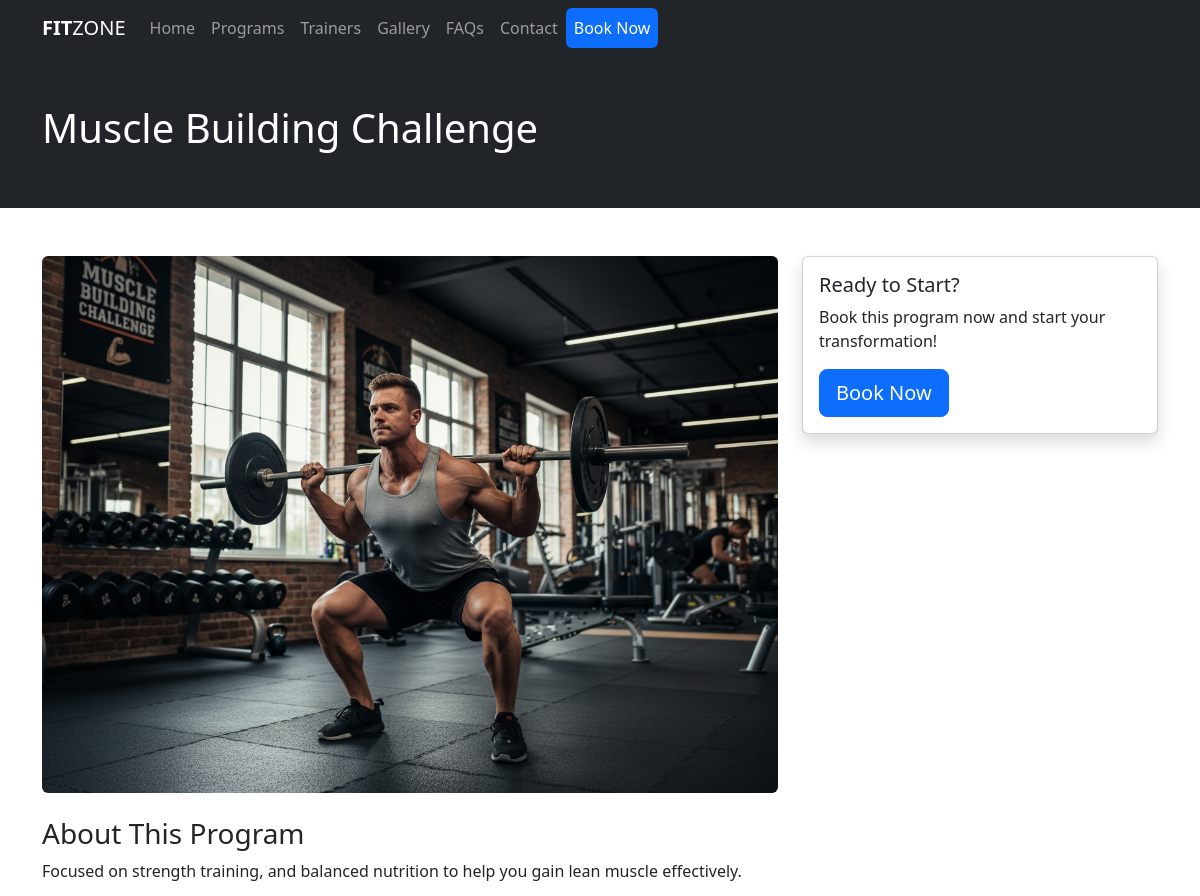
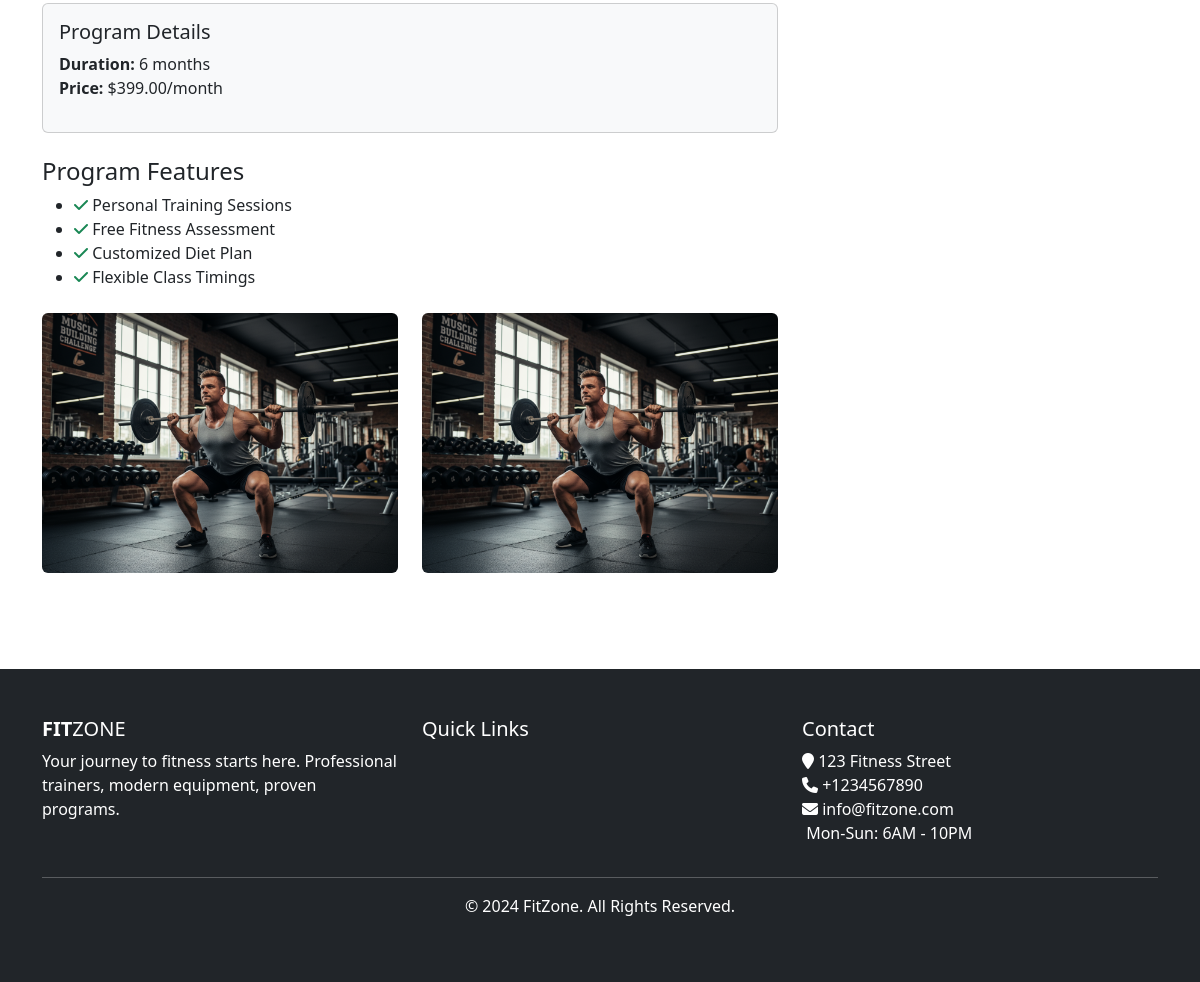
Page /programs/4/ on the committed database (2 pictures, top to bottom).
### gym/models.py (models this page shows, shortened)
class Program(models.Model):
    title = models.CharField(max_length=120)
    description = models.TextField()
    features = models.ManyToManyField('Feature',blank=True)
    thumbnail = models.ImageField(upload_to='programs/')
    cover = models.ImageField(upload_to='programs/')
    image1 = models.ImageField(upload_to='programs/', blank = True , null = True)
    image2 = models.ImageField(upload_to='programs/', blank = True , null = True)
    duration = models.CharField(max_length=50, help_text="e.g., 3 months, 6 weeks")
    price = models.DecimalField(max_digits=8, decimal_places=2, null = True,blank = True)

class Feature(models.Model):
    title = models.CharField(max_length=120)

### gym/views.py (the view)
# urls.py: path('programs/<int:pk>/',views.ProgramDetailsView.as_view(),name='program_details'),
class ProgramDetailsView(DetailView):
    template_name = 'gym/program_details.html'
    queryset = Program.objects.all()
    context_object_name = 'program_details'

### gym/context_processors.py (called while the page is built)
def footer_content(request):
    programs = Program.objects.all()[:4]
    trainers = Trainer.objects.all()[:4]
    context = {
        'footer_programs': programs,
        'footer_trainers': trainers
    }
    return context

### templates/gym/program_details.html
{% extends "base.html" %}
{% load static %}
{% block maincontent%}
<div class="inner-banner bg-dark text-white py-5">
    <div class="container">
        <h1>{{ program_details.title }}</h1>
    </div>
</div>
<div class="main-content py-5">
    <div class="container">
        <div class="row">
            <div class="col-md-8">
                <img src="{{ object.cover.url }}" class="img-fluid rounded mb-4" alt="{{ object.title }}">
                <h3>About This Program</h3>
                <p>{{ object.description }}</p>
                <div class="card bg-light mb-4">
                    <div class="card-body">
                        <h5>Program Details</h5>
                        <ul class="list-unstyled">
                            <li><strong>Duration:</strong> {{ object.duration }}</li>
                            {% if object.price %}
                            <li><strong>Price:</strong> ${{ object.price }}/month</li>
                            {% endif %}
                        </ul>
                    </div>
                </div>
                <h4>Program Features</h4>
                <ul>
                    {% for feature in object.features.all %}
                    <li><i class="fa fa-check text-success"></i> {{ feature.title }}</li>
                    {% endfor %}
                </ul>
                {% if object.image1 or object.image2 %}
                <div class="row mt-4">
                    {% if object.image1 %}
                    <div class="col-md-6">
                        <img src="{{ object.image1.url }}" class="img-fluid rounded" alt="Program image">
                    </div>
                    {% endif %}
                    {% if object.image2 %}
                    <div class="col-md-6">
                        <img src="{{ object.image2.url }}" class="img-fluid rounded" alt="Program image">
                    </div>
                    {% endif %}
                </div>
                {% endif %}
            </div>
            <div class="col-md-4">
                <div class="card shadow">
                    <div class="card-body">
                        <h5>Ready to Start?</h5>
                        <p>Book this program now and start your transformation!</p>
                        <a href="{% url "Booking:booking" %}" class="btn btn-primary btn-block btn-lg">Book Now</a>
                    </div>
                </div>
            </div>
        </div>
    </div>
</div>
{% endblock %}

### templates/base.html (shortened to what this page needs)
{% load static %}
<!DOCTYPE html>
<html lang="en">
<head>
    {% include 'partials/_css.html' %}
</head>
<body>
    <div class="wrapper">
        {% include "partials/_header.html" %}
        {% block maincontent %}
        {% endblock %}
        {% include "partials/_footer.html" %}
    </div>
</body>
</html>

### templates/partials/_css.html (shortened to what this page needs)
{% load static %}
<link href="https://cdn.jsdelivr.net/npm/bootstrap@5.3.3/dist/css/bootstrap.min.css" rel="stylesheet">
<link rel="stylesheet" href="https://cdnjs.cloudflare.com/ajax/libs/font-awesome/6.4.0/css/all.min.css">

### templates/partials/_header.html (shortened to what this page needs)
<header>
    <nav class="navbar navbar-expand-lg navbar-dark bg-dark">
        <div class="container">
            <a class="navbar-brand" href="">
                <strong>FIT</strong>ZONE
            </a>
            <div class="collapse navbar-collapse" id="navbarNav">
                <ul class="navbar-nav ml-auto">
                    <li class="nav-item"><a class="nav-link" href="{% url 'gym:index' %}">Home</a></li>
                    <li class="nav-item"><a class="nav-link" href="{% url 'gym:programs' %}">Programs</a></li>
                    <li class="nav-item"><a class="nav-link" href="{% url 'gym:trainers' %}">Trainers</a></li>
                    <li class="nav-item"><a class="nav-link" href="{% url 'gym:gallery' %}">Gallery</a></li>
                    <li class="nav-item"><a class="nav-link" href="{% url 'gym:faqs' %}">FAQs</a></li>
                    <li class="nav-item"><a class="nav-link" href="{% url 'gym:contact' %}">Contact</a></li>
                    <li class="nav-item">
                        <a class="nav-link btn bg-primary text-white" href="{% url 'Booking:booking' %}">Book Now</a>
                    </li>
                </ul>
            </div>
        </div>
    </nav>
</header>

### templates/partials/_footer.html (shortened to what this page needs)
<footer class="bg-dark text-white py-5 mt-5">
    <div class="container">
        <div class="row">
            <div class="col-md-4">
                <h5><strong>FIT</strong>ZONE</h5>
                <p>Your journey to fitness starts here. Professional trainers, modern equipment, proven programs.</p>
            </div>
            <div class="col-md-4">
                <h5>Quick Links</h5>
            </div>
            <div class="col-md-4">
                <h5>Contact</h5>
                <p>
                    <i class="fa fa-map-marker"></i> 123 Fitness Street<br>
                    <i class="fa fa-phone"></i> +1234567890<br>
                    <i class="fa fa-envelope"></i> info@fitzone.com<br>
                     Mon-Sun: 6AM - 10PM
                </p>
            </div>
        </div>
        <hr class="bg-light">
        <div class="text-center">
            <p>&copy; 2024 FitZone. All Rights Reserved.</p>
        </div>
    </div>
</footer>

### rows in the picture
Program: title "Muscle Building Challenge", cover (picture), description "Focused on strength training, and balanced nutrition to help you gain lean muscle effectively.", duration "6 months", price "399.00", image1 (picture), image2 (picture)
Feature: title "Personal Training Sessions"
Feature: title "Free Fitness Assessment"
Feature: title "Customized Diet Plan"
Feature: title "Flexible Class Timings"
